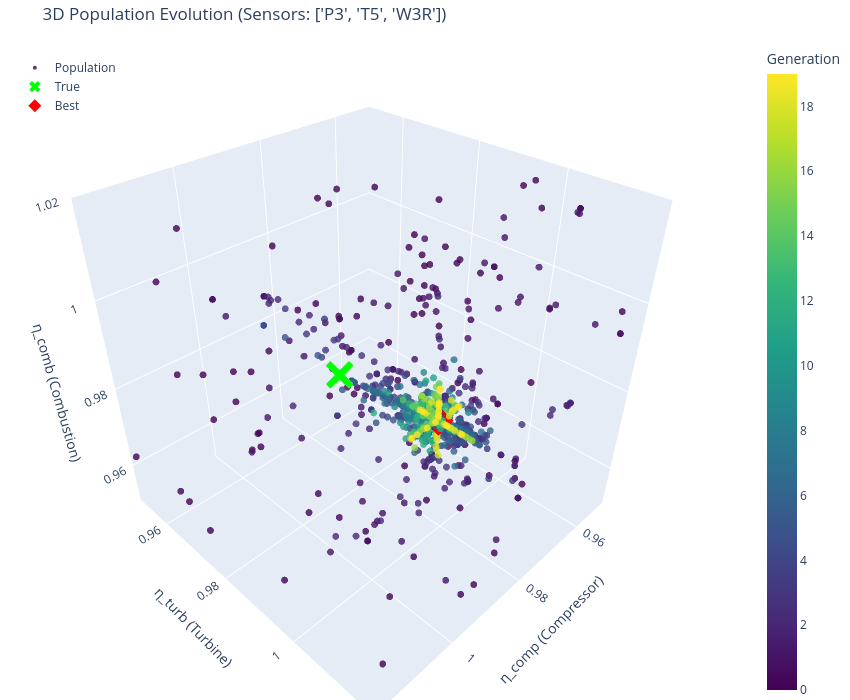

Notebook source saved alongside this figure:
### Markdown cell above
### Update plot to 3D version

### Code cell
plot_ga_population_3d(ga, best_solution, true_health=[true_eta_comp, true_eta_turb,  true_eta_comb])

### Figure 1 — Plotly figure (JSON) as saved in the notebook; plotly's stock layout.template omitted (floating-point values rounded to 4 significant figures; data arrays with more than 128 entries replaced by an {"elided": "..."} marker saying what was removed)
{"data": [{"marker": {"color": {"elided": "2000 int values"}, "colorbar": {"title": {"text": "Generation"}}, "colorscale": [[0, "#440154"], [0.1111, "#482878"], [0.2222, "#3e4989"], [0.3333, "#31688e"], [0.4444, "#26828e"], [0.5556, "#1f9e89"], [0.6667, "#35b779"], [0.7778, "#6ece58"], [0.8889, "#b5de2b"], [1, "#fde725"]], "opacity": 0.8, "size": 4}, "mode": "markers", "name": "Population", "type": "scatter3d", "x": {"elided": "2000 float values"}, "y": {"elided": "2000 float values"}, "z": {"elided": "2000 float values"}}, {"marker": {"color": "lime", "size": 10, "symbol": "x"}, "mode": "markers", "name": "True", "type": "scatter3d", "x": [1.009], "y": [1.002], "z": [1.005]}, {"marker": {"color": "red", "size": 10, "symbol": "diamond"}, "mode": "markers", "name": "Best", "type": "scatter3d", "x": [0.9904], "y": [1.006], "z": [0.988]}], "layout": {"height": 700, "legend": {"x": 0.02, "y": 0.98}, "margin": {"b": 0, "l": 0, "r": 0, "t": 40}, "scene": {"xaxis": {"range": [0.95, 1.02], "title": {"text": "η_comp (Compressor)"}}, "yaxis": {"range": [0.95, 1.02], "title": {"text": "η_turb (Turbine)"}}, "zaxis": {"range": [0.95, 1.02], "title": {"text": "η_comb (Combustion)"}}}, "title": {"text": "3D Population Evolution (Sensors: ['P3', 'T5', 'W3R'])"}, "width": 850}}
